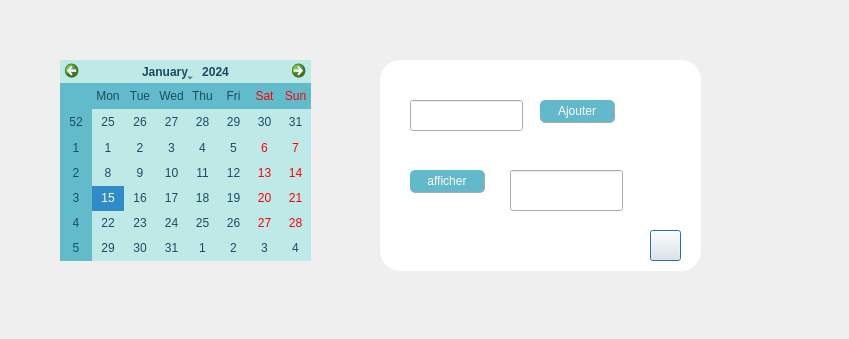
<?xml version="1.0" encoding="UTF-8"?>
<ui version="4.0">
 <class>calendrier</class>
 <widget class="QDialog" name="calendrier">
  <property name="geometry">
   <rect>
    <x>0</x>
    <y>0</y>
    <width>849</width>
    <height>339</height>
   </rect>
  </property>
  <property name="windowTitle">
   <string>Dialog</string>
  </property>
  <widget class="QLabel" name="label">
   <property name="geometry">
    <rect>
     <x>380</x>
     <y>60</y>
     <width>321</width>
     <height>211</height>
    </rect>
   </property>
   <property name="styleSheet">
    <string notr="true">background-color: rgb(255, 255, 255);
border-radius:20px;

</string>
   </property>
   <property name="text">
    <string/>
   </property>
  </widget>
  <widget class="QLineEdit" name="le_affdate">
   <property name="geometry">
    <rect>
     <x>510</x>
     <y>170</y>
     <width>113</width>
     <height>41</height>
    </rect>
   </property>
  </widget>
  <widget class="QPushButton" name="pb_suppD">
   <property name="geometry">
    <rect>
     <x>650</x>
     <y>230</y>
     <width>31</width>
     <height>31</height>
    </rect>
   </property>
   <property name="styleSheet">
    <string notr="true">QPushButton{
	border-image: url(:/2A3/qt/tsawer/poubella.png);;
color:white;
}</string>
   </property>
   <property name="text">
    <string/>
   </property>
  </widget>
  <widget class="QPushButton" name="pb_affdate">
   <property name="geometry">
    <rect>
     <x>410</x>
     <y>170</y>
     <width>75</width>
     <height>23</height>
    </rect>
   </property>
   <property name="styleSheet">
    <string notr="true">QPushButton{
	border-radius:5px;
   border-right:1px solid #aaaaaa;
	border-bottom:1px solid #aaaaaa;
}
QPushButton:enabled{
background-color: rgb(98, 185, 203);
	color: rgb(255, 255, 255);
}
QPushButton:pressed{
	background-color: rgb(190, 233, 231);
	color: rgb(255, 255, 255);
	border-radius:5px;
}
QPushButton:disabled{
background-color: #aaaaaa;
	color: rgb(255, 255, 255);
}

</string>
   </property>
   <property name="text">
    <string>afficher</string>
   </property>
  </widget>
  <widget class="QLineEdit" name="le_ajoutdate">
   <property name="geometry">
    <rect>
     <x>410</x>
     <y>100</y>
     <width>113</width>
     <height>31</height>
    </rect>
   </property>
  </widget>
  <widget class="QPushButton" name="pb_ajoutdate">
   <property name="geometry">
    <rect>
     <x>540</x>
     <y>100</y>
     <width>75</width>
     <height>23</height>
    </rect>
   </property>
   <property name="styleSheet">
    <string notr="true">QPushButton{
	border-radius:5px;
   border-right:1px solid #aaaaaa;
	border-bottom:1px solid #aaaaaa;
}
QPushButton:enabled{
background-color: rgb(98, 185, 203);
	color: rgb(255, 255, 255);
}
QPushButton:pressed{
	background-color: rgb(190, 233, 231);
	color: rgb(255, 255, 255);
	border-radius:5px;
}
QPushButton:disabled{
background-color: #aaaaaa;
	color: rgb(255, 255, 255);
}

</string>
   </property>
   <property name="text">
    <string>Ajouter</string>
   </property>
  </widget>
  <widget class="QCalendarWidget" name="calendarWidget">
   <property name="geometry">
    <rect>
     <x>60</x>
     <y>60</y>
     <width>251</width>
     <height>201</height>
    </rect>
   </property>
   <property name="styleSheet">
    <string notr="true">background-color: rgb(190, 233, 231);

alternate-background-color: rgb(98, 187, 203);
color: rgb(27, 75, 101);</string>
   </property>
  </widget>
 </widget>
 <resources/>
 <connections/>
</ui>
